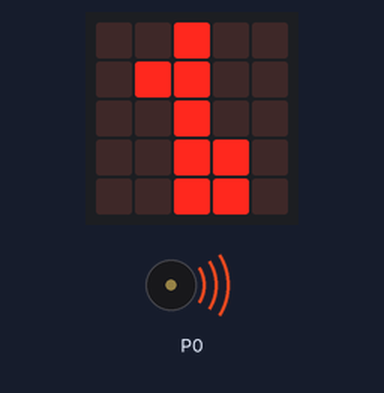
Simulated run of this program. Board: BBC micro:bit (MakeCode). Parts: the board's 5×5 LED display, buzzer (waves = sounding).

Above: at 1.1 s.
At 24.1 s:
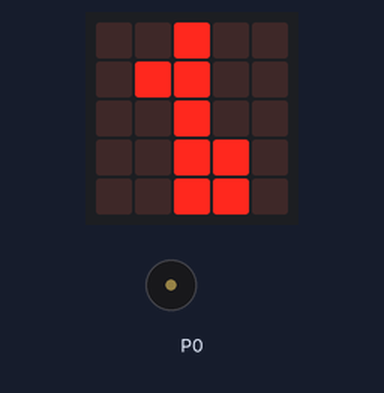
Timing chart, 0 to 25.6 s (numbered marks = the images above):
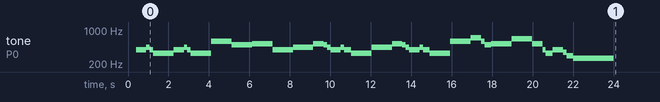

The program:

main.ts
```typescript
basic.showLeds(`
    . . # . .
    . # # . .
    . . # . .
    . . # # .
    . . # # .
    `)
music.setTempo(45)
for (let index = 0; index < 2; index++) {
    music.playTone(392, music.beat(BeatFraction.Quarter))
    music.playTone(392, music.beat(BeatFraction.Eighth))
    music.playTone(440, music.beat(BeatFraction.Eighth))
    music.playTone(392, music.beat(BeatFraction.Eighth))
    music.playTone(330, music.beat(BeatFraction.Half))
    music.playTone(330, music.beat(BeatFraction.Quarter))
}
music.playTone(587, music.beat(BeatFraction.Half))
music.playTone(587, music.beat(BeatFraction.Quarter))
music.playTone(494, music.beat(BeatFraction.Half))
music.playTone(494, music.beat(BeatFraction.Quarter))
music.playTone(523, music.beat(BeatFraction.Half))
music.playTone(523, music.beat(BeatFraction.Quarter))
music.playTone(392, music.beat(BeatFraction.Half))
music.playTone(392, music.beat(BeatFraction.Quarter))
for (let index = 0; index < 2; index++) {
    music.playTone(440, music.beat(BeatFraction.Half))
    music.playTone(440, music.beat(BeatFraction.Quarter))
    music.playTone(523, music.beat(BeatFraction.Quarter))
    music.playTone(523, music.beat(BeatFraction.Eighth))
    music.playTone(494, music.beat(BeatFraction.Eighth))
    music.playTone(440, music.beat(BeatFraction.Eighth))
    music.playTone(392, music.beat(BeatFraction.Quarter))
    music.playTone(392, music.beat(BeatFraction.Eighth))
    music.playTone(440, music.beat(BeatFraction.Eighth))
    music.playTone(392, music.beat(BeatFraction.Quarter))
    music.playTone(330, music.beat(BeatFraction.Half))
    music.playTone(330, music.beat(BeatFraction.Quarter))
}
music.playTone(587, music.beat(BeatFraction.Half))
music.playTone(587, music.beat(BeatFraction.Quarter))
music.playTone(698, music.beat(BeatFraction.Quarter))
music.playTone(698, music.beat(BeatFraction.Eighth))
music.playTone(587, music.beat(BeatFraction.Eighth))
music.playTone(494, music.beat(BeatFraction.Quarter))
music.playTone(523, music.beat(BeatFraction.Half))
music.playTone(523, music.beat(BeatFraction.Quarter))
music.playTone(659, music.beat(BeatFraction.Half))
music.playTone(659, music.beat(BeatFraction.Quarter))
music.playTone(523, music.beat(BeatFraction.Quarter))
music.playTone(523, music.beat(BeatFraction.Eighth))
music.playTone(392, music.beat(BeatFraction.Eighth))
music.playTone(330, music.beat(BeatFraction.Quarter))
music.playTone(392, music.beat(BeatFraction.Quarter))
music.playTone(392, music.beat(BeatFraction.Eighth))
music.playTone(349, music.beat(BeatFraction.Eighth))
music.playTone(294, music.beat(BeatFraction.Quarter))
music.playTone(261, music.beat(BeatFraction.Whole))
music.playTone(261, music.beat(BeatFraction.Half))
basic.forever(function () {

})
```

test.ts
```typescript
// aquí va el archivo "tests"; esto no se compilará cuando este paquete se utilice como una extensión.
```
